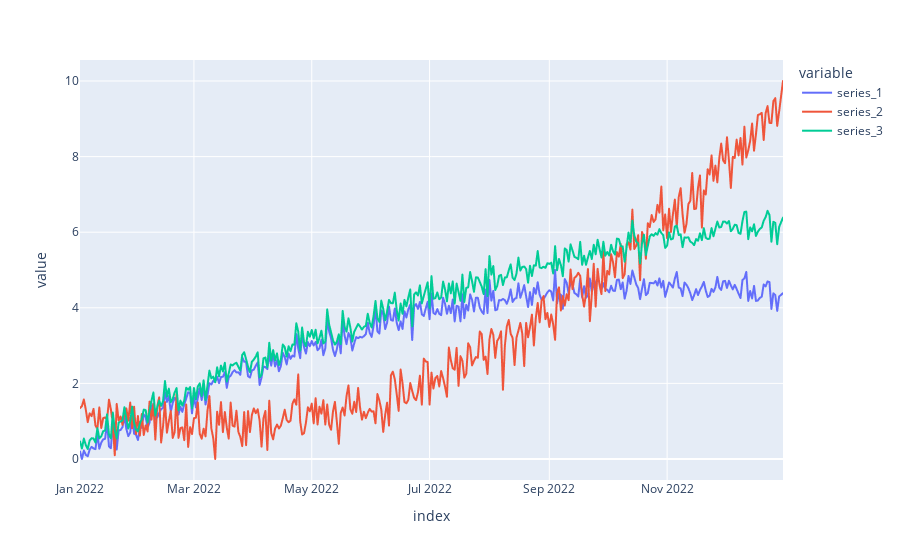

The code cell stored with this chart in its notebook:
### Code cell
series_3 = update_with_effect(series_1, series_2, 0.2)

df = combine_series([series_1, series_2, series_3], ["series_1", "series_2", "series_3"])
fig = px.line(df)

fig.show()

### Figure 1 — Plotly figure (JSON) as saved in the notebook; plotly's stock layout.template omitted (floating-point values rounded to 4 significant figures; data arrays with more than 128 entries replaced by an {"elided": "..."} marker saying what was removed)
{"data": [{"hovertemplate": "variable=series_1<br>index=%{x}<br>value=%{y}<extra></extra>", "legendgroup": "series_1", "line": {"color": "#636efa", "dash": "solid"}, "marker": {"symbol": "circle"}, "mode": "lines", "name": "series_1", "showlegend": true, "type": "scattergl", "x": {"elided": "364 str values"}, "xaxis": "x", "y": {"elided": "364 float values"}, "yaxis": "y"}, {"hovertemplate": "variable=series_2<br>index=%{x}<br>value=%{y}<extra></extra>", "legendgroup": "series_2", "line": {"color": "#EF553B", "dash": "solid"}, "marker": {"symbol": "circle"}, "mode": "lines", "name": "series_2", "showlegend": true, "type": "scattergl", "x": {"elided": "364 str values"}, "xaxis": "x", "y": {"elided": "364 float values"}, "yaxis": "y"}, {"hovertemplate": "variable=series_3<br>index=%{x}<br>value=%{y}<extra></extra>", "legendgroup": "series_3", "line": {"color": "#00cc96", "dash": "solid"}, "marker": {"symbol": "circle"}, "mode": "lines", "name": "series_3", "showlegend": true, "type": "scattergl", "x": {"elided": "364 str values"}, "xaxis": "x", "y": {"elided": "364 float values"}, "yaxis": "y"}], "layout": {"legend": {"title": {"text": "variable"}, "tracegroupgap": 0}, "margin": {"t": 60}, "xaxis": {"anchor": "y", "domain": [0, 1], "title": {"text": "index"}}, "yaxis": {"anchor": "x", "domain": [0, 1], "title": {"text": "value"}}}}
